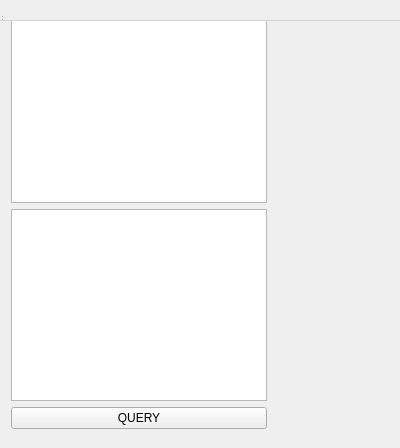
<?xml version="1.0" encoding="UTF-8"?>
<ui version="4.0">
 <class>MainWindow</class>
 <widget class="QWidget" name="MainWindow">
  <property name="geometry">
   <rect>
    <x>0</x>
    <y>0</y>
    <width>400</width>
    <height>448</height>
   </rect>
  </property>
  <property name="windowTitle">
   <string>MainWindow</string>
  </property>
  <widget class="QWidget" name="centralWidget">
   <layout class="QGridLayout" name="gridLayout">
    <item row="1" column="0">
     <widget class="QTextEdit" name="mui_query"/>
    </item>
    <item row="0" column="0">
     <widget class="QPlainTextEdit" name="mui_plainText"/>
    </item>
    <item row="2" column="0">
     <widget class="QPushButton" name="mui_queryb">
      <property name="text">
       <string>QUERY</string>
      </property>
     </widget>
    </item>
   </layout>
  </widget>
  <widget class="QMenuBar" name="menuBar">
   <property name="geometry">
    <rect>
     <x>0</x>
     <y>0</y>
     <width>400</width>
     <height>21</height>
    </rect>
   </property>
  </widget>
  <widget class="QToolBar" name="mainToolBar">
   <attribute name="toolBarArea">
    <enum>TopToolBarArea</enum>
   </attribute>
   <attribute name="toolBarBreak">
    <bool>false</bool>
   </attribute>
  </widget>
  <widget class="QStatusBar" name="statusBar"/>
 </widget>
 <layoutdefault spacing="6" margin="11"/>
  <includes>
  <include location="local">local_blI18n.h</include>
 </includes>
 <resources/>
 <connections/>
</ui>
